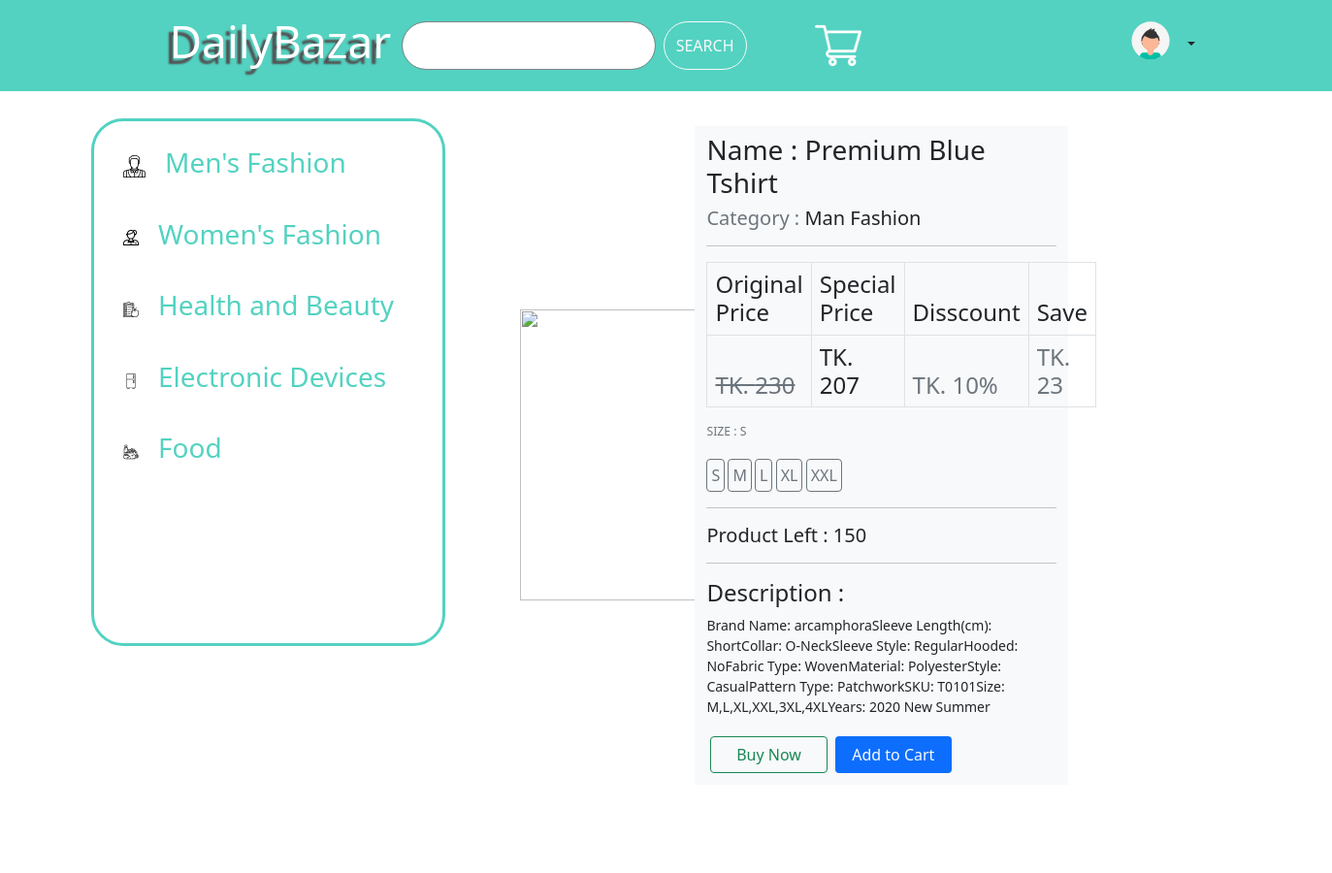
The page /productdetails.php?clicked=1 (upper part) on the database as committed earlier.
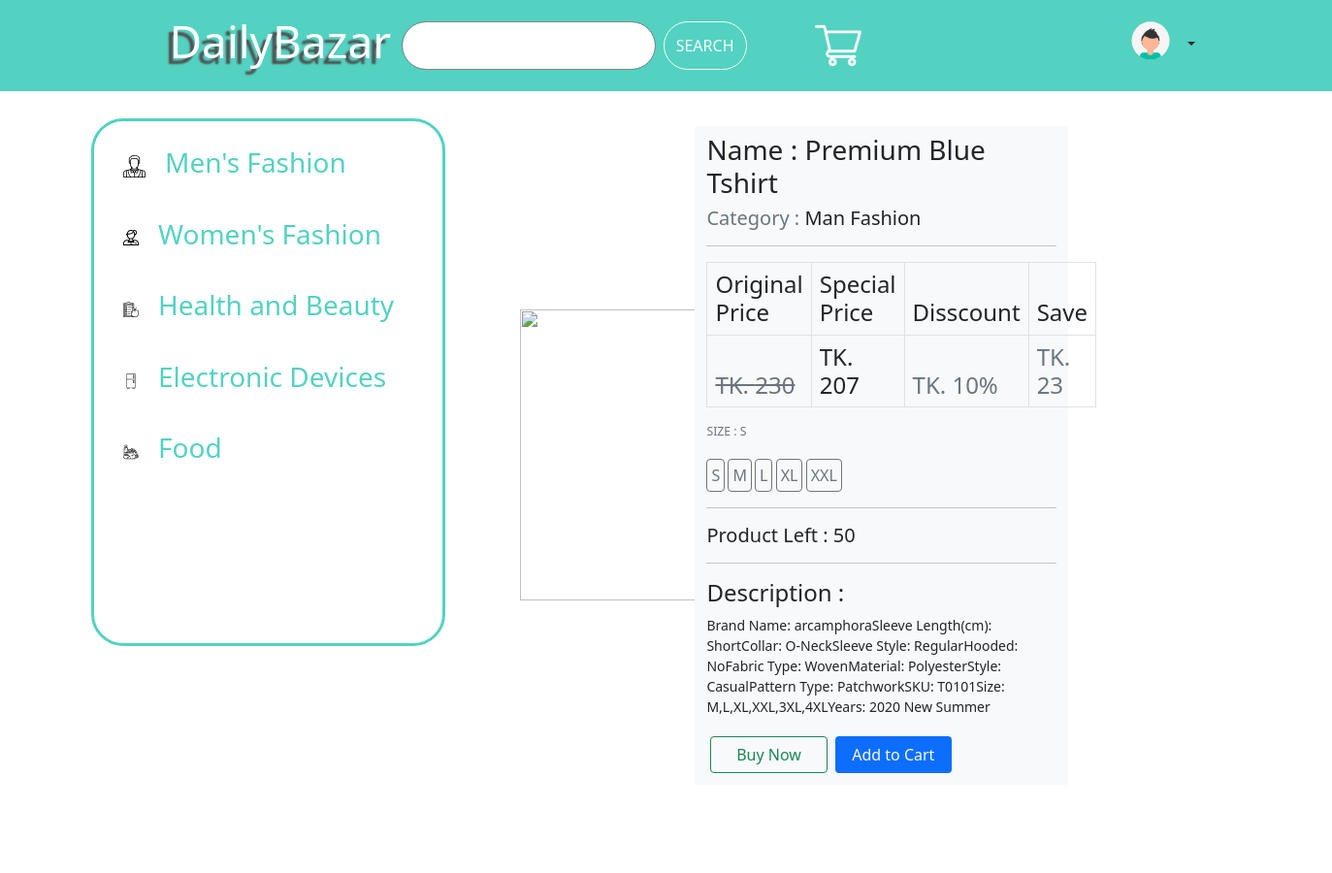
The same page on the database as committed later.
### tables this page shows
CREATE TABLE `products` (
  `id` int(11) NOT NULL,
  `name` varchar(255) NOT NULL,
  `date` date NOT NULL DEFAULT '2021-01-20',
  `price` varchar(20) NOT NULL,
  `qty` int(11) NOT NULL DEFAULT 50,
  `description` varchar(4160) DEFAULT NULL,
  `image` varchar(8) NOT NULL,
  `category` int(11) NOT NULL,
  `sub_category` int(11) NOT NULL,
  `season` int(11) NOT NULL
);

### init.php (called while the page is built, shortened)
<?php
$source = new source;
?>

### classes/source.php (called while the page is built, shortened)
<?php
class source extends db{
    public $Query;
    public function Query($query,$param = []){
        if(empty($param)){
            $this->Query = $this->db->prepare($query);
            return $this->Query->execute();
        }else{
            $this->Query = $this->db->prepare($query);
            return $this->Query->execute($param);
        }
    }
    public function CountRows(){
        return $this->Query->rowCount();
    }
    public function SingleRow(){
        return $this->Query->fetch(PDO::FETCH_OBJ);
    }
}
?>

### classes/db.php (called while the page is built, shortened)
<?php
class db{
    private $host = "localhost";
    private $username = "root";
    private $password = "";
    private $database = "dailybazar";
    public function __construct(){
        try{
            $this->db = new PDO("mysql:hsot=".$this->host.";dbname=".$this->database,
            $this->username,$this->password);
        }catch(PDOException $e){
            echo "Connection problem : ".$e->getMessage();
        }
    }
}
?>

### productdetails.php (the view, shortened to what the changed rows need)
<?php include "init.php";
if (!empty($_GET['clicked'])) {
    $query = $source->Query("SELECT * FROM products WHERE id=?", [$_GET['clicked']]);
    $product = $source->SingleRow();
    $row = $source->CountRows();
    $qty = $product->qty;;
    $sub_cate = $product->sub_category;
    $category = $product->category;
    $productIn = [];
    $productIn[] = $_GET['clicked'];
} else if (!empty($_SESSION['pid'])) {
    $query = $source->Query("SELECT * FROM products WHERE id=?", [$_SESSION['pid']]);
    $product = $source->SingleRow();
    $row = $source->CountRows();
    $qty = $product->qty;
    $img = $product->image;
    $sub_cate = $product->sub_category;
    $category = $product->category;
}
$query1 = $source->Query("SELECT * FROM product_categories WHERE id=?", [$category]);
$product1 = $source->SingleRow();
$cate = $product1->categories;
$price = $product->price * .10;
$offerprice = $product->price - $price;
?>
<html>
<head>
    <link href="assets/css/productdetails.css?v=<?php echo time(); ?>" rel="stylesheet" type="text/css">
</head>
<body>
    <?php include "assets/splitfile/header.php" ?>
    <form action="" method="POST">
        <section class="bannerSection">
            <div class="container-fluid">
                <div class="row">
                    <?php include 'assets/splitfile/sidemenu.php' ?>
                    <div class="mt-2">
                        <div class="col-xxl-9 col-xl-9 col-lg-9 col-sm-12">
                            <div class="product">
                                <div class="row">
                                    <div class="details col-8 bg-light">
                                        <?php
                                        if ($row > 0) {
                                            echo "
                                                    <p class='h3 font-weight-normal mt-2'>Name : " . $product->name . "</p>
                                                    <p class='h5 font-weight-normal text-secondary '>Category : <span class='text-dark'>" . $cate . "</span></p>
                                                    <hr>
                                                    <table class='table table-bordered w-75'>
                                                        <thead>
                                                            <tr>
                                                                <th class='h4'>Original Price</th>
                                                                <th class='h4'>Special Price</th>
                                                                <th class='h4'>Disscount</th>
                                                                <th class='h4'>Save</th>
                                                            </tr>
                                                            <tr>
                                                                <th class='text-secondary h4'><del>TK. " . $product->price . "</del></th>
                                                                <th class='h4'>TK. " . intval($offerprice) . "</th>
                                                                <th class='text-muted h4'>TK. 10%</th>
                                                                <th class='h4 text-muted'>TK. " . intval($price) . "</th>
                                                            </tr>
                                                        </thead>
                                                    </table>
                                                    ";
                                            if ($sub_cate == '2' || $sub_cate == '5' || $sub_cate == '9') {
                                                echo "
                                                        <p class='size mb-3 text-muted text-uppercase small'> <span class='sizetitle'> Size : " . $_SESSION['size'] . " </span><br><br>
                                                        <input type='submit' name='s' value='S' class='btn btn-outline-secondary  ml-2 p-1'>
                                                        <input type='submit' name='m' value='M' class='btn btn-outline-secondary ml-2 p-1'>
                                                        <input type='submit' name='l' value='L' class='btn btn-outline-secondary ml-2 p-1'>
                                                        <input type='submit' name='xl' value='XL' class='btn btn-outline-secondary ml-2 p-1'>
                                                        <input type='submit' name='xxl' value='XXL' class='btn btn-outline-secondary ml-2 p-1'> </p>
                                                        ";
                                            } else {
                                                $_SESSION['size'] = '';
                                            }
                                            echo "
                                                    <hr>
                                                    <p class='h5 font-weight-normal text-dark '>Product Left : <span class='text-dark'>" . $qty . "</span></p>
                                                    <hr>
                                                    <h4>Description : </h4>
                                                    <p class='text-justify'>" . $product->description . "</p>
                                                    <div class='row m-auto mb-2'>
                                                    <a href='buy.php?clicked=" . $product->id . "&qty=" . $qty . "' class='btn btn-outline-success m-1 d-inline col-4'>Buy Now</a>
                                                    <a href='php/addtocart.php?addtocart=" . $product->id . "' class='btn text-light bg-primary m-1 col-4'>Add to Cart </a>
                                                    </div>
                                                    ";
                                        }
                                        ?>
                                    </div>
                                </div>
                            </div>
                        </div>
                    </div>
                </div>
                <?php
                $findId = $source->SingleRow();
                $maxId = $findId->id;
                $findId = $source->SingleRow();
                $minId = $findId->id;
                for ($i = 1; $i <= 8; $i++) {
                    $randomId = rand($minId, $maxId);
                    if (!in_array($randomId, $productIn)) {
                        $product = $source->SingleRow();
                        $productIn[] = $product->id;
                    } else {
                        $i--;
                    }
                    $br = $i % 4;
                    if ($br == 0) {
                        echo "<br>";
                    }
                }
                ?>
            </div>
        </section>
    </form>
</body>
</html>

Rows that differ between the two databases and show on the page:
changed products "Premium Blue Tshirt": qty "150" → "50"
